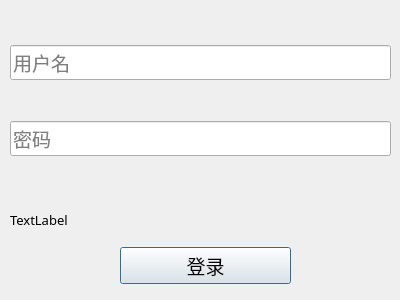
<?xml version="1.0" encoding="UTF-8"?>
<ui version="4.0">
 <class>loginDialog</class>
 <widget class="QDialog" name="loginDialog">
  <property name="geometry">
   <rect>
    <x>0</x>
    <y>0</y>
    <width>400</width>
    <height>300</height>
   </rect>
  </property>
  <property name="font">
   <font>
    <family>微软雅黑</family>
    <pointsize>14</pointsize>
   </font>
  </property>
  <property name="windowTitle">
   <string>登录瘦客户端</string>
  </property>
  <property name="toolTip">
   <string/>
  </property>
  <property name="statusTip">
   <string/>
  </property>
  <property name="whatsThis">
   <string/>
  </property>
  <property name="accessibleName">
   <string/>
  </property>
  <widget class="QWidget" name="verticalLayoutWidget">
   <property name="geometry">
    <rect>
     <x>10</x>
     <y>10</y>
     <width>381</width>
     <height>181</height>
    </rect>
   </property>
   <layout class="QVBoxLayout" name="verticalLayout">
    <item>
     <widget class="QLineEdit" name="uNameEdit">
      <property name="text">
       <string/>
      </property>
      <property name="placeholderText">
       <string>用户名</string>
      </property>
     </widget>
    </item>
    <item>
     <widget class="QLineEdit" name="passwdEdit">
      <property name="text">
       <string/>
      </property>
      <property name="echoMode">
       <enum>QLineEdit::Password</enum>
      </property>
      <property name="placeholderText">
       <string>密码</string>
      </property>
     </widget>
    </item>
   </layout>
  </widget>
  <widget class="QWidget" name="horizontalLayoutWidget">
   <property name="geometry">
    <rect>
     <x>120</x>
     <y>240</y>
     <width>171</width>
     <height>51</height>
    </rect>
   </property>
   <layout class="QHBoxLayout" name="horizontalLayout">
    <item>
     <widget class="QPushButton" name="loginButton">
      <property name="text">
       <string>登录</string>
      </property>
     </widget>
    </item>
   </layout>
  </widget>
  <widget class="QLabel" name="statusLabel">
   <property name="geometry">
    <rect>
     <x>10</x>
     <y>210</y>
     <width>381</width>
     <height>20</height>
    </rect>
   </property>
   <property name="sizePolicy">
    <sizepolicy hsizetype="Expanding" vsizetype="Preferred">
     <horstretch>0</horstretch>
     <verstretch>0</verstretch>
    </sizepolicy>
   </property>
   <property name="font">
    <font>
     <pointsize>10</pointsize>
    </font>
   </property>
   <property name="text">
    <string>TextLabel</string>
   </property>
   <property name="scaledContents">
    <bool>true</bool>
   </property>
  </widget>
 </widget>
 <resources/>
 <connections/>
</ui>
